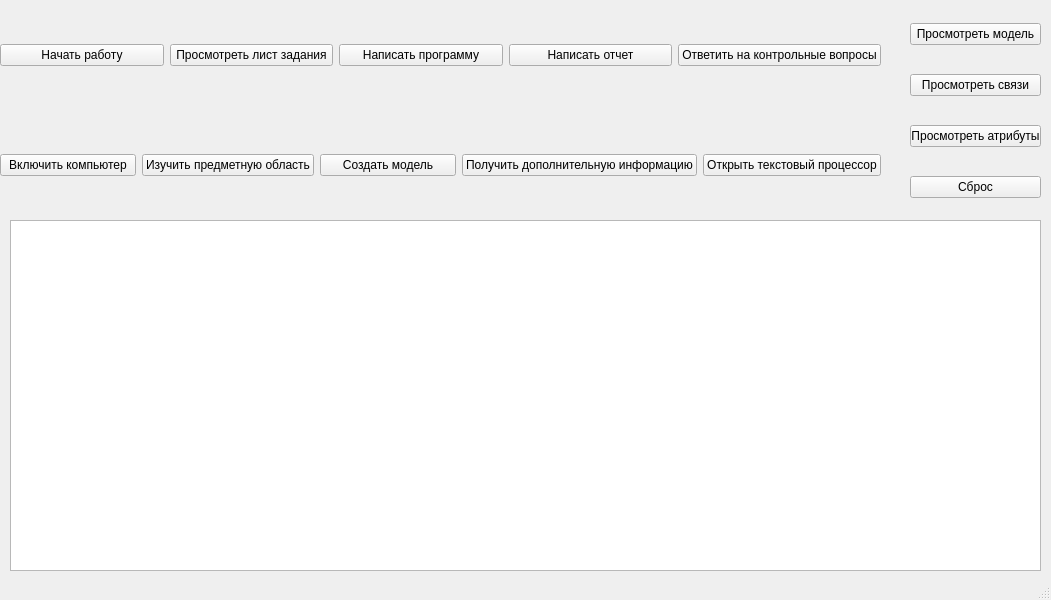
<?xml version="1.0" encoding="UTF-8"?>
<ui version="4.0">
 <class>MainWindow</class>
 <widget class="QMainWindow" name="MainWindow">
  <property name="geometry">
   <rect>
    <x>0</x>
    <y>0</y>
    <width>1051</width>
    <height>600</height>
   </rect>
  </property>
  <property name="windowTitle">
   <string>MainWindow</string>
  </property>
  <widget class="QWidget" name="centralwidget">
   <widget class="QWidget" name="horizontalLayoutWidget">
    <property name="geometry">
     <rect>
      <x>0</x>
      <y>0</y>
      <width>881</width>
      <height>111</height>
     </rect>
    </property>
    <layout class="QHBoxLayout" name="horizontalLayout_3">
     <item>
      <widget class="QPushButton" name="Student">
       <property name="text">
        <string>Начать работу</string>
       </property>
      </widget>
     </item>
     <item>
      <widget class="QPushButton" name="List">
       <property name="text">
        <string>Просмотреть лист задания</string>
       </property>
      </widget>
     </item>
     <item>
      <widget class="QPushButton" name="Programm">
       <property name="text">
        <string>Написать программу</string>
       </property>
      </widget>
     </item>
     <item>
      <widget class="QPushButton" name="Otchet">
       <property name="text">
        <string>Написать отчет</string>
       </property>
      </widget>
     </item>
     <item>
      <widget class="QPushButton" name="Question">
       <property name="text">
        <string>Ответить на контрольные вопросы</string>
       </property>
      </widget>
     </item>
    </layout>
   </widget>
   <widget class="QWidget" name="horizontalLayoutWidget_2">
    <property name="geometry">
     <rect>
      <x>0</x>
      <y>110</y>
      <width>881</width>
      <height>111</height>
     </rect>
    </property>
    <layout class="QHBoxLayout" name="horizontalLayout_5">
     <item>
      <widget class="QPushButton" name="PC">
       <property name="text">
        <string>Включить компьютер</string>
       </property>
      </widget>
     </item>
     <item>
      <widget class="QPushButton" name="PO">
       <property name="text">
        <string>Изучить предметную область</string>
       </property>
      </widget>
     </item>
     <item>
      <widget class="QPushButton" name="Model">
       <property name="text">
        <string>Создать модель</string>
       </property>
      </widget>
     </item>
     <item>
      <widget class="QPushButton" name="Info">
       <property name="text">
        <string>Получить дополнительную информацию</string>
       </property>
      </widget>
     </item>
     <item>
      <widget class="QPushButton" name="Word">
       <property name="text">
        <string>Открыть текстовый процессор</string>
       </property>
      </widget>
     </item>
    </layout>
   </widget>
   <widget class="QWidget" name="verticalLayoutWidget">
    <property name="geometry">
     <rect>
      <x>910</x>
      <y>0</y>
      <width>131</width>
      <height>221</height>
     </rect>
    </property>
    <layout class="QVBoxLayout" name="verticalLayout_3">
     <item>
      <widget class="QPushButton" name="view_model">
       <property name="text">
        <string>Просмотреть модель</string>
       </property>
      </widget>
     </item>
     <item>
      <widget class="QPushButton" name="links">
       <property name="text">
        <string>Просмотреть связи</string>
       </property>
      </widget>
     </item>
     <item>
      <widget class="QPushButton" name="atr">
       <property name="text">
        <string>Просмотреть атрибуты</string>
       </property>
      </widget>
     </item>
     <item>
      <widget class="QPushButton" name="reset">
       <property name="text">
        <string>Сброс</string>
       </property>
      </widget>
     </item>
    </layout>
   </widget>
   <widget class="QTextBrowser" name="textBrowser">
    <property name="geometry">
     <rect>
      <x>10</x>
      <y>220</y>
      <width>1031</width>
      <height>351</height>
     </rect>
    </property>
    <property name="tabletTracking">
     <bool>false</bool>
    </property>
   </widget>
  </widget>
  <widget class="QMenuBar" name="menubar">
   <property name="geometry">
    <rect>
     <x>0</x>
     <y>0</y>
     <width>1051</width>
     <height>21</height>
    </rect>
   </property>
  </widget>
  <widget class="QStatusBar" name="statusbar"/>
 </widget>
 <resources/>
 <connections/>
</ui>
